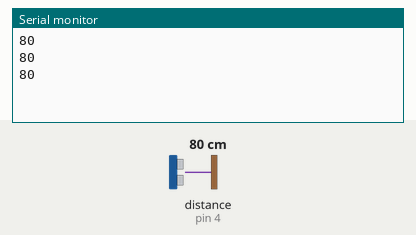
This sketch was run on a simulated Arduino Uno, built with avr-gcc and run on an emulated ATmega328P. Parts: the last lines printed to the serial monitor. Wiring (inferred from the names in the program): ultrasonic range finder: trigger pin 5; echo pin 4. Inputs (shaded band) come from the test bench; at power-on: distance to the obstacle (sensor on pin 4) 80 cm. The echo pulse lasts 58.3 µs per cm.

Above: at 1.3 s.
1.4 s: distance to the obstacle (sensor on pin 4) set to 2 cm
At 1.9 s:
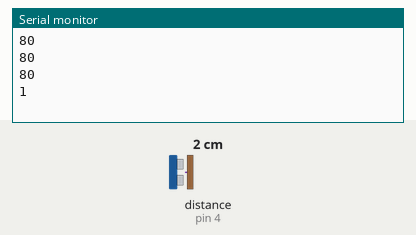
2.9 s: distance to the obstacle (sensor on pin 4) set to 4 cm
At 3.4 s:
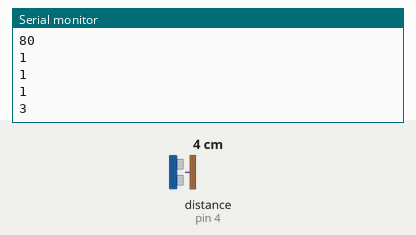
Timing chart, 0 to 5.9 s (numbered marks = the images above; inputs shaded):
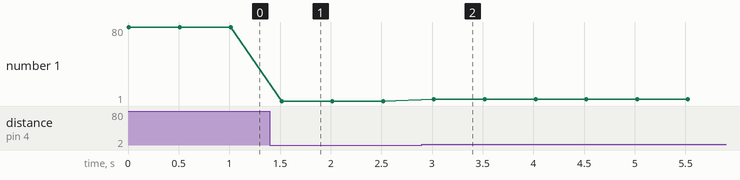

The sketch:

Ultrasonic_Raw.ino
```cpp
// CONNEXIONS
// ULTRASONIC --> ARDUINO
// ECHO --> D4
// TRIG --> D5
// VCC --> 5V
// GND --> GND


int inputPin=4;  // define ultrasonic signal receiver pin  ECHO to D4
int outputPin=5; // define ultrasonic signal transmitter pin TRIG to D5

void setup() {

  Serial.begin(9600);
  pinMode(inputPin, INPUT);
  pinMode(outputPin, OUTPUT);

}

void loop() {

  digitalWrite(outputPin, LOW);
  delayMicroseconds(2);
  digitalWrite(outputPin, HIGH); // Pulse for 10μ s to trigger ultrasonic detection
  delayMicroseconds(10);
  digitalWrite(outputPin, LOW);
  int distance = pulseIn(inputPin, HIGH);  // Read receiver pulse time
  distance= distance/58;   // Transform pulse time to distance
  Serial.println(distance);   //Ourput distance
  delay(500);

 }
```

Measured:
- after the input at 1.4 s, the serial monitor: prints a new line after 0.12 s (image 1)
- after the input at 2.9 s, the serial monitor: prints a new line after 0.12 s (image 2)
- plotted number 1: 80 → 1 after the input at 1.4 s, 1 → 3 after the input at 2.9 s
